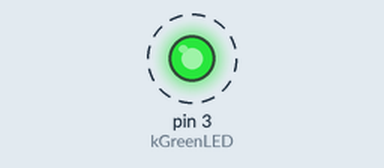
The sketch below on a simulated Arduino Uno, built with avr-gcc and run on an emulated ATmega328P. Parts: output pins drawn as LEDs (lit = HIGH). Dashed ring = blinking.

Above: at 0.5 s.
Timing chart, 0 to 4.6 s (numbered marks = the images above):
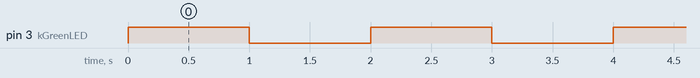

The sketch:

TIny13Blink.ino
```cpp
#define kGreenLED 3

void setup() {
  // put your setup code here, to run once:
  pinMode(kGreenLED, OUTPUT);
}

void loop() {
  // put your main code here, to run repeatedly:
  digitalWrite(kGreenLED, HIGH);
  delay(1000);
  digitalWrite(kGreenLED, LOW);
  delay(1000);
}
```

Measured:
- by itself, pin 3 (kGreenLED): alternates HIGH for 1.0 s and LOW for 1.0 s
